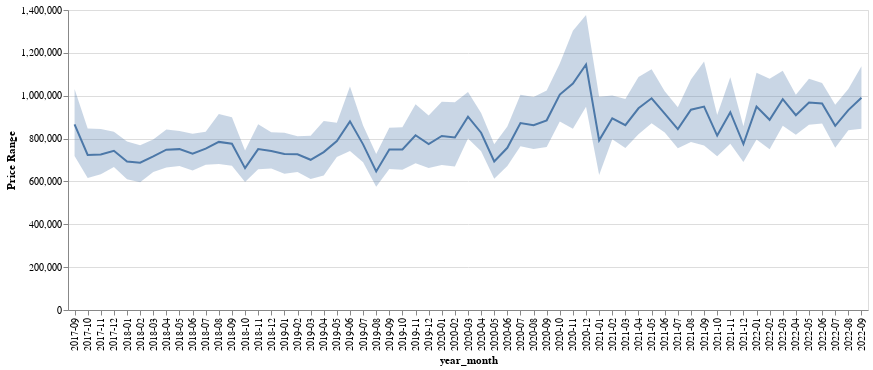

The code cell stored with this chart in its notebook:
### Code cell
month_sale = mls_data[['price','date','space_bin','year','pricePsqft','year_month']]

line = alt.Chart(month_sale).mark_line().encode(
    x='year_month',
    y='mean(price)'
).properties(
    height=300,
    width=800
)

band = alt.Chart(month_sale).mark_errorband(extent='ci').encode(
    x='year_month',
    y=alt.Y('price', title='Price Range'),
).properties(
    height=300,
    width=800
)

band + line

### Figure 1 — Vega-Lite specification as saved in the notebook (floating-point values rounded to 4 significant figures; data arrays with more than 128 entries replaced by an {"elided": "..."} marker saying what was removed)
{"config": {"view": {"continuousWidth": 300, "continuousHeight": 300}}, "layer": [{"mark": {"type": "errorband", "extent": "ci"}, "encoding": {"x": {"field": "year_month", "type": "nominal"}, "y": {"field": "price", "title": "Price Range", "type": "quantitative"}}}, {"mark": {"type": "line"}, "encoding": {"x": {"field": "year_month", "type": "nominal"}, "y": {"aggregate": "mean", "field": "price", "type": "quantitative"}}}], "data": {"name": "data-dda415d67a4f745c65fe4fb80aca479e"}, "height": 300, "width": 800, "$schema": "https://vega.github.io/schema/vega-lite/v5.16.3.json", "datasets": {"data-dda415d67a4f745c65fe4fb80aca479e": {"elided": "4418 records"}}}
